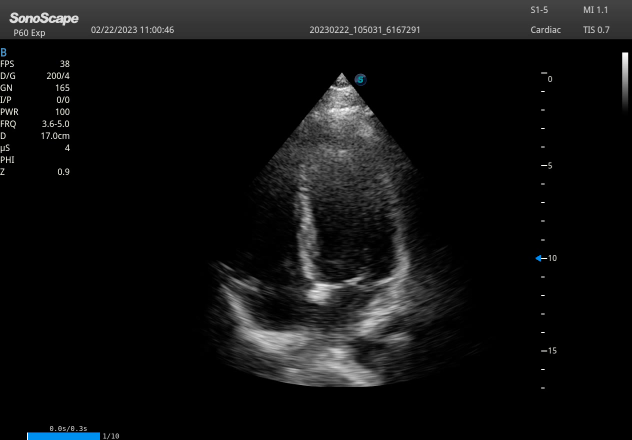
#> input picture frame 0 of src/yolo_node/yolo_node/Cardiac_13.avi, 1264 x 880 px, given in place of Cardiac_15.avi, which was not available (shown at 1/2 size)
$ python compare_videos.py
#> lines starting #> are read from the running program, lines starting #| are printed output that depends on the picture; after the words box and inside, x2 and y2 are one past the last pixel; in counts of white or black regions, pixels touching at a corner belong together; pictures that were not available may be replaced by others from this repository, and a replacement may not be noted
import cv2
import numpy as np

def compare_videos(video1_path, video2_path):
    """
    并排显示两个视频文件
    Args:
        video1_path: 第一个视频的路径
        video2_path: 第二个视频的路径
    """
    # 打开视频文件
    cap1 = cv2.VideoCapture(video1_path)
    cap2 = cv2.VideoCapture(video2_path)

    # 检查视频是否成功打开
    if not cap1.isOpened() or not cap2.isOpened():
        print("错误：无法打开视频文件")
        return

    # 获取视频的基本信息
    width1 = int(cap1.get(cv2.CAP_PROP_FRAME_WIDTH))
    height1 = int(cap1.get(cv2.CAP_PROP_FRAME_HEIGHT))
    fps1 = cap1.get(cv2.CAP_PROP_FPS)

    width2 = int(cap2.get(cv2.CAP_PROP_FRAME_WIDTH))
    height2 = int(cap2.get(cv2.CAP_PROP_FRAME_HEIGHT))
    fps2 = cap2.get(cv2.CAP_PROP_FPS)

    print(f"视频1: {width1}x{height1} @ {fps1}fps")
    print(f"视频2: {width2}x{height2} @ {fps2}fps")

    # 创建窗口
    cv2.namedWindow('Video Comparison', cv2.WINDOW_NORMAL)

    # 播放控制变量
    paused = False

    while True:
        if not paused:
            # 读取两个视频的帧
            ret1, frame1 = cap1.read()
#> frame1 is the input picture: shape (880, 1264, 3); mean B, G, R 17, 16.8, 16.5
            ret2, frame2 = cap2.read()

            # 检查是否到达视频末尾
            if not ret1 or not ret2:
                print("视频播放完毕")
                break

            # 调整两个帧的大小使其高度相同
            target_height = min(height1, height2)
            aspect_ratio1 = width1 / height1
            aspect_ratio2 = width2 / height2

            target_width1 = int(target_height * aspect_ratio1)
            target_width2 = int(target_height * aspect_ratio2)

            frame1 = cv2.resize(frame1, (target_width1, target_height))
            frame2 = cv2.resize(frame2, (target_width2, target_height))

            # 在两个帧之间添加分隔线
            separator = np.zeros((target_height, 5, 3), dtype=np.uint8)
            separator[:, :] = [255, 255, 255]  # 白色分隔线

            # 添加标签
            cv2.putText(frame1, 'Video 1', (10, 30), cv2.FONT_HERSHEY_SIMPLEX, 1, (0, 255, 0), 2)
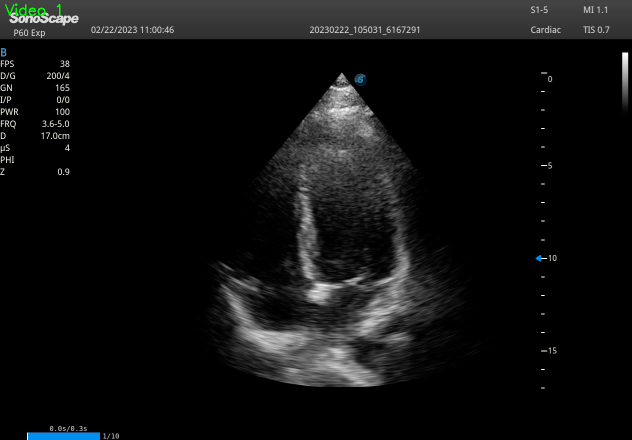
#> frame1: shape (880, 1264, 3) (shown at 1/2 size); 0.06% of pixels changed, all inside (x1, y1, x2, y2) = (10, 7, 121, 32)
            cv2.putText(frame2, 'Video 2', (10, 30), cv2.FONT_HERSHEY_SIMPLEX, 1, (0, 255, 0), 2)
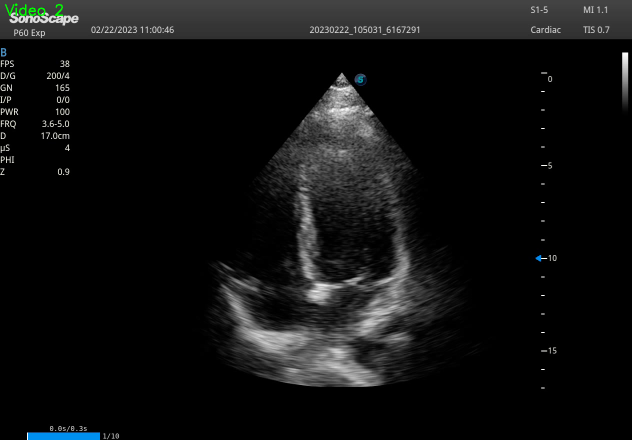
#> frame2: shape (880, 1264, 3) (shown at 1/2 size); 0.07% of pixels changed, all inside (x1, y1, x2, y2) = (10, 7, 127, 32)

            # 合并两个帧
            combined_frame = np.hstack((frame1, separator, frame2))
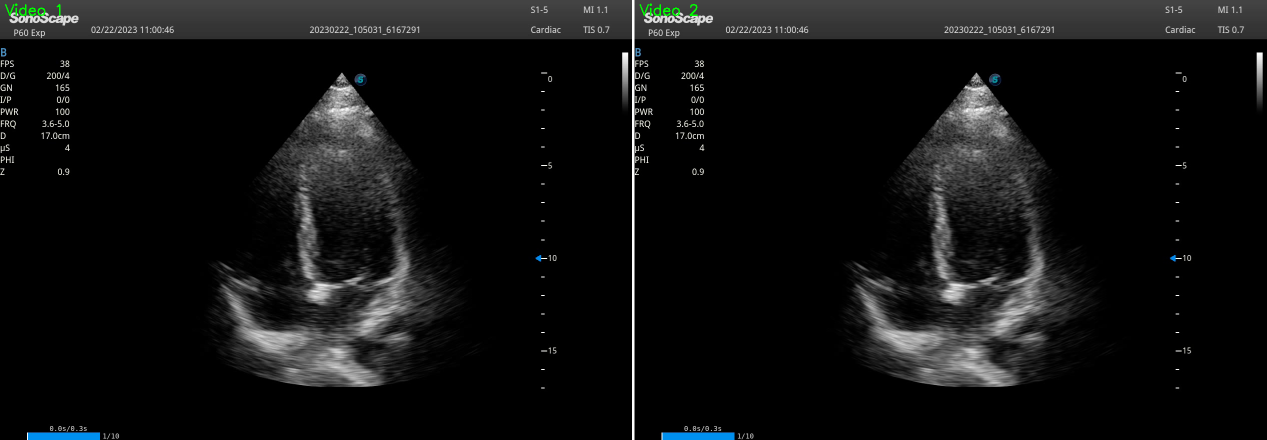
#> combined_frame: shape (880, 2533, 3) (shown at 1/2 size); mean B, G, R 17.4, 17.4, 16.9

            # 显示合并后的帧
            cv2.imshow('Video Comparison', combined_frame)

        # 键盘控制
        key = cv2.waitKey(1) & 0xFF
#> (key Esc is pressed here)

        # 按ESC退出
        if key == 27:
            break
        # 按空格暂停/继续
        elif key == 32:
            paused = not paused
        # 按左箭头快退
        elif key == 81:  # 左箭头键
            current_pos = cap1.get(cv2.CAP_PROP_POS_FRAMES)
            cap1.set(cv2.CAP_PROP_POS_FRAMES, max(0, current_pos - 30))
            cap2.set(cv2.CAP_PROP_POS_FRAMES, max(0, current_pos - 30))
        # 按右箭头快进
        elif key == 83:  # 右箭头键
            current_pos = cap1.get(cv2.CAP_PROP_POS_FRAMES)
            cap1.set(cv2.CAP_PROP_POS_FRAMES, current_pos + 30)
            cap2.set(cv2.CAP_PROP_POS_FRAMES, current_pos + 30)

    # 释放资源
    cap1.release()
    cap2.release()
    cv2.destroyAllWindows()

if __name__ == '__main__':
    # [6 lines of commented-out code are left out]


    video1_path = r'/home/elessar/russ_ws/ws7/src/yolo_node/yolo_node/runs/detect/predict18/Cardiac_15.avi'   # 替换为您的第一个视频路径
    video2_path = r'/home/elessar/russ_ws/ws7/src/yolo_node/yolo_node/runs/detect/predict19/Cardiac_15.avi'  # 替换为您的第二个视频路径

    # 开始比较
    compare_videos(video1_path, video2_path)
